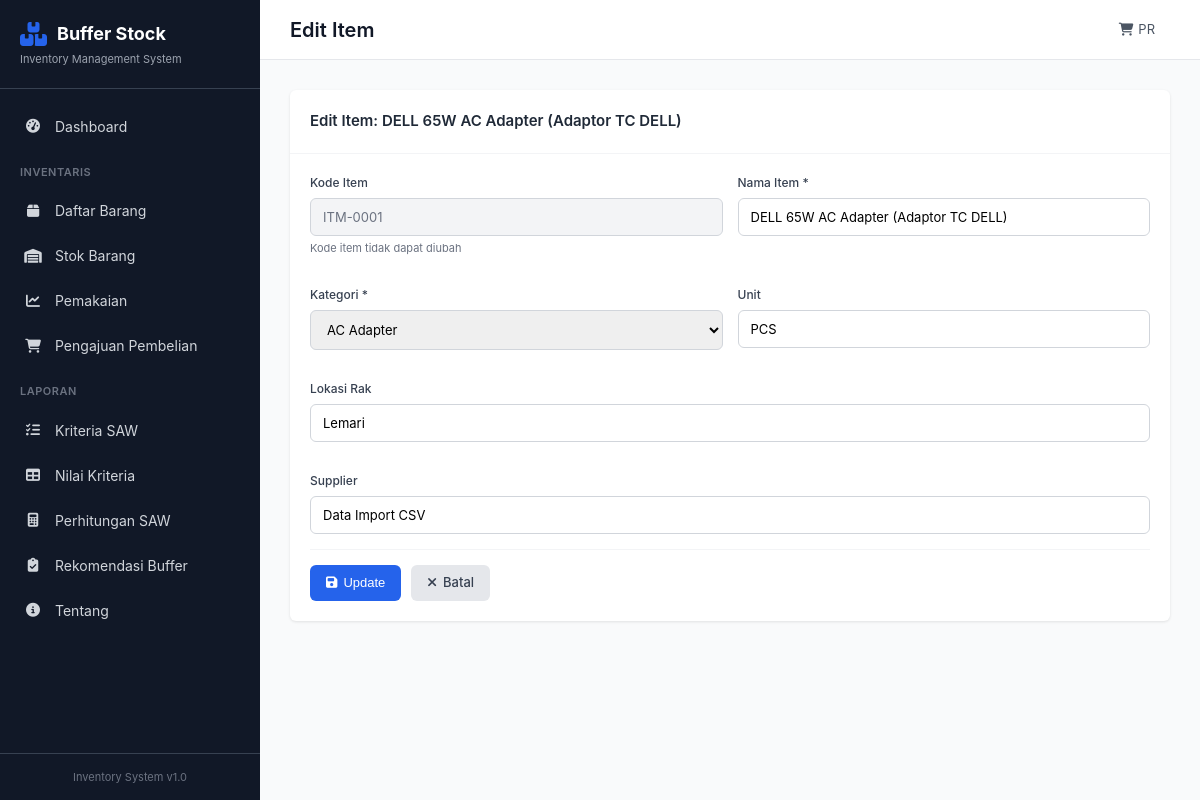
Before: /items/edit/1 with the older database file.
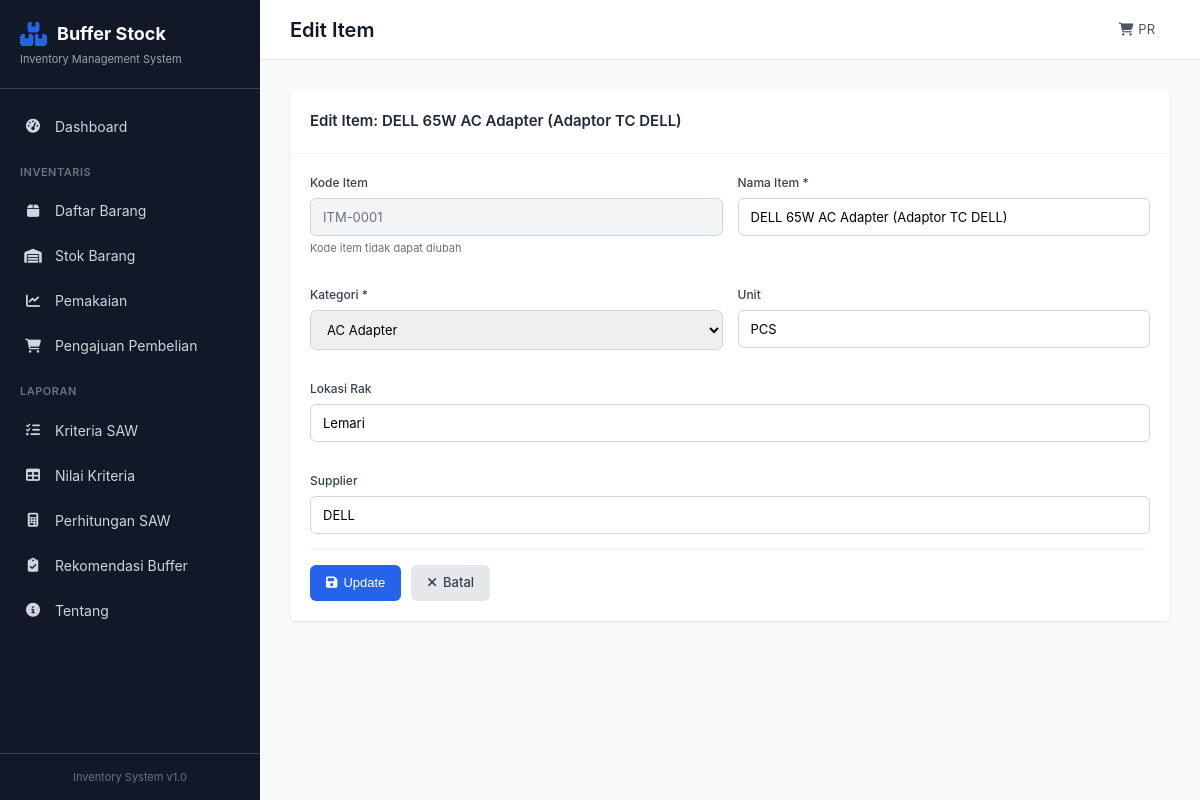
After: the same page with the newer database file.
### app/models.py (models this page shows, shortened)
class Item(db.Model):
    __tablename__ = 'items'
    id = db.Column(db.Integer, primary_key=True)
    kode_item = db.Column(db.String(50), unique=True, nullable=False)
    nama_item = db.Column(db.String(200), nullable=False)
    kategori = db.Column(db.String(100), nullable=False)
    unit = db.Column(db.String(50), default='PCS')
    harga = db.Column(db.Float, default=0)
    supplier = db.Column(db.String(200))
    lokasi_rak = db.Column(db.String(50))
    created_at = db.Column(db.DateTime, default=datetime.utcnow)
    criteria_values = db.relationship('CriteriaValue', backref='item', lazy=True, cascade='all, delete-orphan')

### app/routes.py (the view, shortened to what this page needs)
@main_bp.route('/items/edit/<int:id>', methods=['GET', 'POST'])
def edit_item(id):
    item = Item.query.get_or_404(id)
    categories = db.session.query(Item.kategori).distinct().all()
    categories = [c[0] for c in categories]
    return render_template('items/edit.html', item=item, categories=categories)

### app/templates/items/edit.html (shortened to what this page needs)
{% extends 'base.html' %}
{% block page_title %}Edit Item{% endblock %}
{% block content %}
<div class="section">
    <div class="card">
        <div class="card-header">
            <h3>Edit Item: {{ item.nama_item }}</h3>
        </div>
        <form method="POST" class="form">
            <div class="form-row">
                <div class="form-group">
                    <label>Kode Item</label>
                    <input type="text" value="{{ item.kode_item }}" disabled class="disabled">
                    <small>Kode item tidak dapat diubah</small>
                </div>
                <div class="form-group">
                    <label for="nama_item">Nama Item *</label>
                    <input type="text" id="nama_item" name="nama_item" value="{{ item.nama_item }}" required>
                </div>
            </div>
            <div class="form-row">
                <div class="form-group">
                    <label for="kategori">Kategori *</label>
                    <select id="kategori" name="kategori" required>
                        {% for cat in categories %}
                        <option value="{{ cat }}" {% if item.kategori == cat %}selected{% endif %}>{{ cat }}</option>
                        {% endfor %}
                    </select>
                </div>
                <div class="form-group">
                    <label for="unit">Unit</label>
                    <input type="text" id="unit" name="unit" value="{{ item.unit }}">
                </div>
            </div>
            <div class="form-row">
                <div class="form-group">
                    <label for="lokasi_rak">Lokasi Rak</label>
                    <input type="text" id="lokasi_rak" name="lokasi_rak" value="{{ item.lokasi_rak or '' }}">
                </div>
            </div>
            <div class="form-group">
                <label for="supplier">Supplier</label>
                <input type="text" id="supplier" name="supplier" value="{{ item.supplier or '' }}">
            </div>
            <div class="form-actions">
                <button type="submit" class="btn btn-primary">
                    <i class="fas fa-save"></i> Update
                </button>
                <a href="{{ url_for('main.items') }}" class="btn btn-secondary">
                    <i class="fas fa-times"></i> Batal
                </a>
            </div>
        </form>
    </div>
</div>
{% endblock %}

Changed rows visible on the page:
changed Item "DELL 65W AC Adapter (Adaptor TC DELL)": supplier "Data Import CSV" → "DELL"
